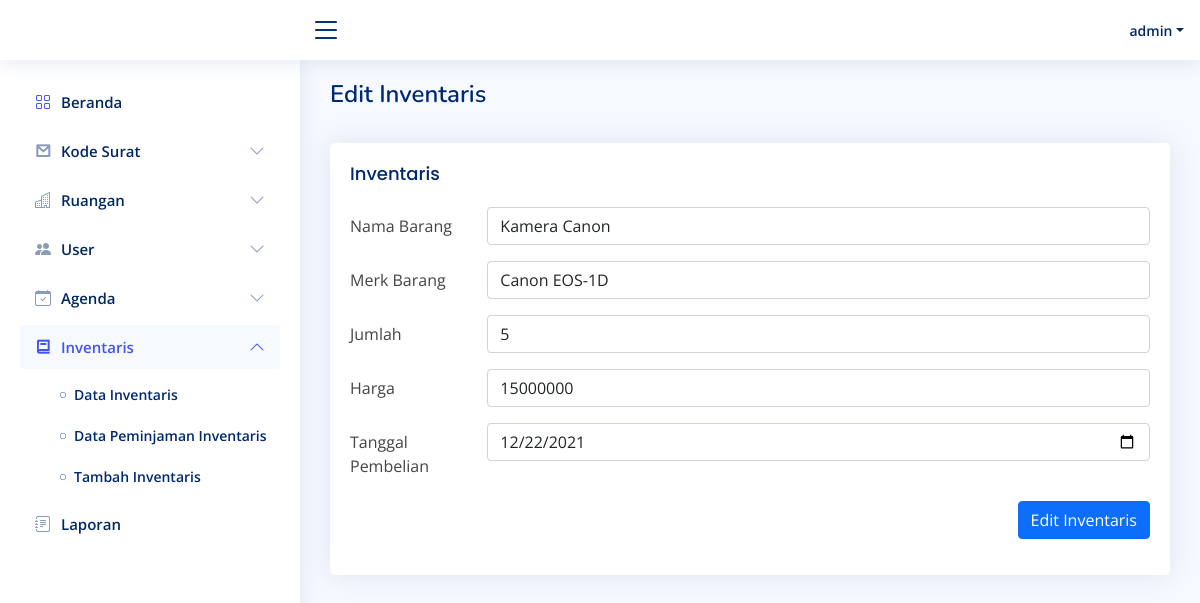
Page /index.php?page=inventaris&item=edit_inventaris&id_inventaris=2 (signed in) on the committed database.
### tables this page shows
CREATE TABLE `tabel_inventaris` (
    id_inventaris INT NOT NULL AUTO_INCREMENT,
    nama VARCHAR(255) NOT NULL,
    merk VARCHAR(255) NOT NULL,
    jumlah INT NOT NULL,
    harga BIGINT NOT NULL,
    tanggal_pembelian DATE NOT NULL,
    keterangan VARCHAR(255) NULL,
    PRIMARY KEY (id_inventaris)
);

### inventaris/halaman_edit_inventaris.php (the view, shortened to what this page needs)
<?php
if (isset($_GET['id_inventaris'])) {
    require_once "koneksi.php";
    $sql = "SELECT * FROM tabel_inventaris WHERE id_inventaris=" . $_GET['id_inventaris'];
    $result = $mysqli->query($sql);
    $row = $result->fetch_assoc();
} else
    echo "<script>" .
        "window.location.href='index.php?page=inventaris&item=tampil_inventaris';" .
        "</script>";
?>
<main id="main" class="main">
    <div class="pagetitle">
        <h1>Edit Inventaris</h1>
    </div>
    <br>
    <section class="section dashboard">
        <div class="card">
            <div class="card-body">
                <h5 class="card-title">Inventaris</h5>
                <form class="needs-validation" novalidate action="" method="POST">
                    <div class="row mb-3">
                        <label for="nama" class="col-sm-2 col-form-label">Nama Barang</label>
                        <div class="col-sm-10">
                            <input type="text" class="form-control" id="nama" value="<?= $row['nama']; ?>" name="nama" required>
                        </div>
                    </div>
                    <div class="row mb-3">
                        <label for="merk" class="col-sm-2 col-form-label">Merk Barang</label>
                        <div class="col-sm-10">
                            <input type="text" class="form-control" id="merk" value="<?= $row['merk']; ?>" name="merk" required>
                        </div>
                    </div>
                    <div class="row mb-3">
                        <label for="jumlah" class="col-sm-2 col-form-label">Jumlah</label>
                        <div class="col-sm-10">
                            <input type="number" class="form-control" id="jumlah" value="<?= $row['jumlah']; ?>" name="jumlah" required>
                        </div>
                    </div>
                    <div class="row mb-3">
                        <label for="harga" class="col-sm-2 col-form-label">Harga</label>
                        <div class="col-sm-10">
                            <input type="number" class="form-control" id="harga" value="<?= $row['harga']; ?>" name="harga" required>
                        </div>
                    </div>
                    <div class="row mb-3">
                        <label for="tanggal_pembelian" class="col-sm-2 col-form-label">Tanggal Pembelian</label>
                        <div class="col-sm-10">
                            <input type="date" class="form-control" id="tanggal_pembelian" value="<?= $row['tanggal_pembelian']; ?>" name="tanggal_pembelian" required>
                        </div>
                    </div>
                    <div class="row mb-3">
                        <div class="col-sm-12 justify-content-end d-flex">
                            <button type="submit" name="submit" class="btn btn-primary">Edit Inventaris</button>
                        </div>
                    </div>
                </form>
            </div>
        </div>
    </section>
</main>

### assets/css/style.css (style rules this page uses)
:root { scroll-behavior: smooth; }
body { font-family: "Open Sans", sans-serif; background: #f6f9ff; color: #444444; }
h1, h2, h3, h4, h5, h6 { font-family: "Nunito", sans-serif; }
#main { margin-top: 60px; padding: 20px 30px; transition: all 0.3s; }
.pagetitle { margin-bottom: 10px; }
.pagetitle h1 { font-size: 24px; margin-bottom: 0; font-weight: 600; color: #012970; }
.card { margin-bottom: 30px; border: none; border-radius: 5px; box-shadow: 0px 0 30px rgba(1, 41, 112, 0.1); overflow: hidden; }
.card-title { padding: 20px 0 15px 0; font-size: 18px; font-weight: 500; color: #012970; font-family: "Poppins", sans-serif; }
.card-body { padding: 0 20px 20px 20px; }
@media (min-width: 1200px) { #main, #footer { margin-left: 300px; } }

### rows in the picture
tabel_inventaris: nama "Kamera Canon", merk "Canon EOS-1D", jumlah "5", harga "15000000", tanggal_pembelian "12/22/2021"

### other values in the picture
$_SESSION['nama_user'] "admin"
